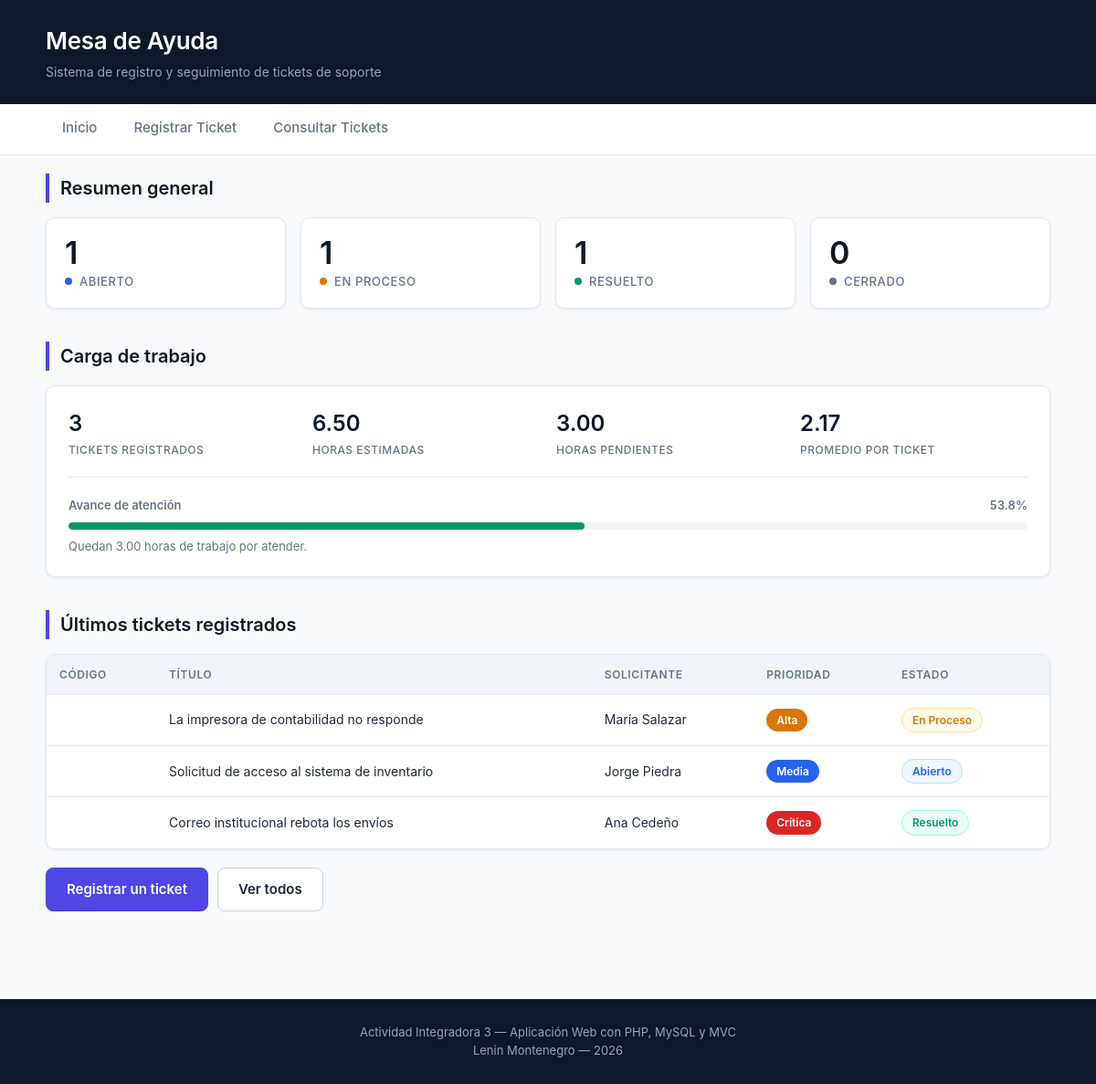
The page / on the database its author committed.
### tables this page shows
CREATE TABLE tickets (
    id_ticket           INT AUTO_INCREMENT PRIMARY KEY,
    codigo              VARCHAR(20)  NOT NULL,
    titulo              VARCHAR(100) NOT NULL,
    descripcion         TEXT         NOT NULL,
    solicitante         VARCHAR(80)  NOT NULL,
    correo_solicitante  VARCHAR(100) NOT NULL,
    id_categoria        INT          NOT NULL,
    id_prioridad        INT          NOT NULL,
    id_tecnico          INT          NULL,
    horas_estimadas     DECIMAL(5,2) NOT NULL DEFAULT 1.00,
    estado              ENUM('Abierto','En Proceso','Resuelto','Cerrado') NOT NULL DEFAULT 'Abierto',
    fecha_creacion      DATETIME     NOT NULL DEFAULT CURRENT_TIMESTAMP,
    fecha_actualizacion DATETIME     NOT NULL DEFAULT CURRENT_TIMESTAMP ON UPDATE CURRENT_TIMESTAMP,
    CONSTRAINT fk_ticket_categoria FOREIGN KEY (id_categoria) REFERENCES categorias(id_categoria),
    CONSTRAINT fk_ticket_prioridad FOREIGN KEY (id_prioridad) REFERENCES prioridades(id_prioridad),
    CONSTRAINT fk_ticket_tecnico   FOREIGN KEY (id_tecnico)   REFERENCES tecnicos(id_tecnico)
);

CREATE TABLE prioridades (
    id_prioridad INT AUTO_INCREMENT PRIMARY KEY,
    nombre       VARCHAR(20) NOT NULL,
    color        VARCHAR(7)  NOT NULL
);

### controllers/TicketController.php (called while the page is built, shortened)
<?php
require_once __DIR__ . "/../models/Tickets.php";
class TicketController
{
    private $ticket;
    public function __construct()
    {
        $this->ticket = new Ticket();
    }
    public function inicio()
    {
        $resumen = $this->ticket->contarPorEstado();
        $ultimos = $this->ticket->listar();
        $carga = $this->ticket->resumenCarga();
        require __DIR__ . "/../views/inicio.php";
    }
}

### models/Tickets.php (called while the page is built, shortened)
<?php
class Ticket
{
    public function listar($busqueda = "", $estado = "")
    {
        $conexion = Conexion::obtener();
        $sql = "SELECT  t.id_ticket, t.codigo, t.titulo, t.solicitante,
                        t.horas_estimadas, t.estado, t.fecha_creacion,
                        c.nombre AS categoria,
                        p.nombre AS prioridad, p.color,
                        IFNULL(e.nombre, 'Sin asignar') AS tecnico
                FROM    tickets t
                        INNER JOIN categorias  c ON t.id_categoria = c.id_categoria
                        INNER JOIN prioridades p ON t.id_prioridad = p.id_prioridad
                        LEFT  JOIN tecnicos    e ON t.id_tecnico   = e.id_tecnico
                WHERE   1 = 1";
        $parametros = [];
        $sql .= " ORDER BY t.fecha_creacion DESC";
        $sentencia = $conexion->prepare($sql);
        $sentencia->execute($parametros);
        return $sentencia->fetchAll();
    }
    public function contarPorEstado()
    {
        $conexion = Conexion::obtener();
        $sql = "SELECT estado, COUNT(*) AS total
                FROM   tickets
                GROUP BY estado";
        return $conexion->query($sql)->fetchAll();
    }
    public function resumenCarga()
    {
        $conexion = Conexion::obtener();
        $sentencia = $conexion->query("SELECT estado, horas_estimadas FROM tickets");
        $totalTickets = 0;
        $totalHoras = 0;
        $horasCerradas = 0;
        while ($fila = $sentencia->fetch()) {
            $totalTickets = $totalTickets + 1;
            $totalHoras = $totalHoras + $fila["horas_estimadas"];
            if ($fila["estado"] === "Resuelto" || $fila["estado"] === "Cerrado") {
                $horasCerradas = $horasCerradas + $fila["horas_estimadas"];
            }
        }
        $horasPendientes = $totalHoras - $horasCerradas;
        $promedioHoras = 0;
        $porcentajeAvance = 0;
        if ($totalTickets > 0) {
            $promedioHoras = $totalHoras / $totalTickets;
        }
        if ($totalHoras > 0) {
            $porcentajeAvance = ($horasCerradas / $totalHoras) * 100;
        }
        $hayPendientes = $horasPendientes > 0;
        return [
            "total_tickets"     => $totalTickets,
            "total_horas"       => $totalHoras,
            "horas_cerradas"    => $horasCerradas,
            "horas_pendientes"  => $horasPendientes,
            "promedio_horas"    => $promedioHoras,
            "porcentaje_avance" => $porcentajeAvance,
            "hay_pendientes"    => $hayPendientes
        ];
    }
}

### config/funciones.php (called while the page is built, shortened)
<?php
function claseEstado($estado)
{
    $clase = "";
    switch ($estado) {
        case "Abierto":
            $clase = "estado-abierto";
            break;
        case "En Proceso":
            $clase = "estado-en-proceso";
            break;
        case "Resuelto":
            $clase = "estado-resuelto";
            break;
    }
    return $clase;
}

### views/inicio.php (the view)
<?php require __DIR__ . "/layouts/encabezado.php"; ?>
<section class="seccion">
    <h2 class="titulo-seccion">Resumen general</h2>
    <?php
    $estados = ["Abierto" => 0, "En Proceso" => 0, "Resuelto" => 0, "Cerrado" => 0];
    foreach ($resumen as $fila) {
        $estados[$fila["estado"]] = $fila["total"];
    }
    ?>
    <div class="tablero">
        <?php foreach ($estados as $nombre => $total) { ?>
            <article class="tarjeta-estado estado-<?php echo str_replace(" ", "-", strtolower($nombre)); ?>">
                <p class="tarjeta-numero"><?php echo $total; ?></p>
                <p class="tarjeta-texto"><?php echo $nombre; ?></p>
            </article>
        <?php } ?>
    </div>
</section>
<section class="seccion">
    <h2 class="titulo-seccion">Carga de trabajo</h2>
    <div class="panel-carga">
        <div class="carga-cifras">
            <div class="cifra">
                <span class="cifra-valor"><?php echo $carga["total_tickets"]; ?></span>
                <span class="cifra-texto">Tickets registrados</span>
            </div>
            <div class="cifra">
                <span class="cifra-valor"><?php echo number_format($carga["total_horas"], 2); ?></span>
                <span class="cifra-texto">Horas estimadas</span>
            </div>
            <div class="cifra">
                <span class="cifra-valor"><?php echo number_format($carga["horas_pendientes"], 2); ?></span>
                <span class="cifra-texto">Horas pendientes</span>
            </div>
            <div class="cifra">
                <span class="cifra-valor"><?php echo number_format($carga["promedio_horas"], 2); ?></span>
                <span class="cifra-texto">Promedio por ticket</span>
            </div>
        </div>
        <div class="avance">
            <div class="avance-titulo">
                <span>Avance de atención</span>
                <span><?php echo number_format($carga["porcentaje_avance"], 1); ?>%</span>
            </div>
            <div class="avance-barra">
                <div class="avance-relleno" style="width: <?php echo $carga["porcentaje_avance"]; ?>%"></div>
            </div>
            <?php if ($carga["hay_pendientes"]) { ?>
                <p class="avance-nota">
                    Quedan <?php echo number_format($carga["horas_pendientes"], 2); ?> horas
                    de trabajo por atender.
                </p>
            <?php } else { ?>
                <p class="avance-nota">No hay trabajo pendiente en la mesa de ayuda.</p>
            <?php } ?>
        </div>
    </div>
</section>
<section class="seccion">
    <h2 class="titulo-seccion">Últimos tickets registrados</h2>
    <?php if (count($ultimos) === 0) { ?>
        <p class="aviso aviso-info">Todavía no hay tickets registrados.</p>
    <?php } else { ?>
        <div class="tabla-contenedor">
            <table class="tabla">
                <thead>
                    <tr>
                        <th>Código</th>
                        <th>Título</th>
                        <th>Solicitante</th>
                        <th>Prioridad</th>
                        <th>Estado</th>
                    </tr>
                </thead>
                <tbody>
                    <?php foreach (array_slice($ultimos, 0, 5) as $fila) { ?>
                        <tr>
                            <td class="celda-codigo"><?php echo htmlspecialchars($fila["codigo"]); ?></td>
                            <td><?php echo htmlspecialchars($fila["titulo"]); ?></td>
                            <td><?php echo htmlspecialchars($fila["solicitante"]); ?></td>
                            <td>
                                <span class="etiqueta" style="background-color: <?php echo $fila["color"]; ?>">
                                    <?php echo htmlspecialchars($fila["prioridad"]); ?>
                                </span>
                            </td>
                            <td>
                                <span class="estado <?php echo claseEstado($fila["estado"]); ?>">
                                    <?php echo htmlspecialchars($fila["estado"]); ?>
                                </span>
                            </td>
                        </tr>
                    <?php } ?>
                </tbody>
            </table>
        </div>
        <p class="acciones-inicio">
            <a class="boton" href="index.php?controlador=ticket&amp;accion=crear">Registrar un ticket</a>
            <a class="boton boton-claro" href="index.php?controlador=ticket&amp;accion=listar">Ver todos</a>
        </p>
    <?php } ?>
</section>
<?php require __DIR__ . "/layouts/pie.php"; ?>

### rows shown on the page
tickets: titulo "La impresora de contabilidad no responde", solicitante "María Salazar", id_prioridad.nombre "Alta", estado "En Proceso"
tickets: titulo "Solicitud de acceso al sistema de inventario", solicitante "Jorge Piedra", id_prioridad.nombre "Media", estado "Abierto"
tickets: titulo "Correo institucional rebota los envíos", solicitante "Ana Cedeño", id_prioridad.nombre "Crítica", estado "Resuelto"

### other values the page prints
$total "1"
$nombre "ABIERTO"
$nombre "EN PROCESO"
$nombre "RESUELTO"
$total "0"
$nombre "CERRADO"
$carga["total_tickets"] "3"
$carga["total_horas"] "6.50"
$carga["horas_pendientes"] "3.00"
$carga["promedio_horas"] "2.17"
$carga["porcentaje_avance"] "53.8"
